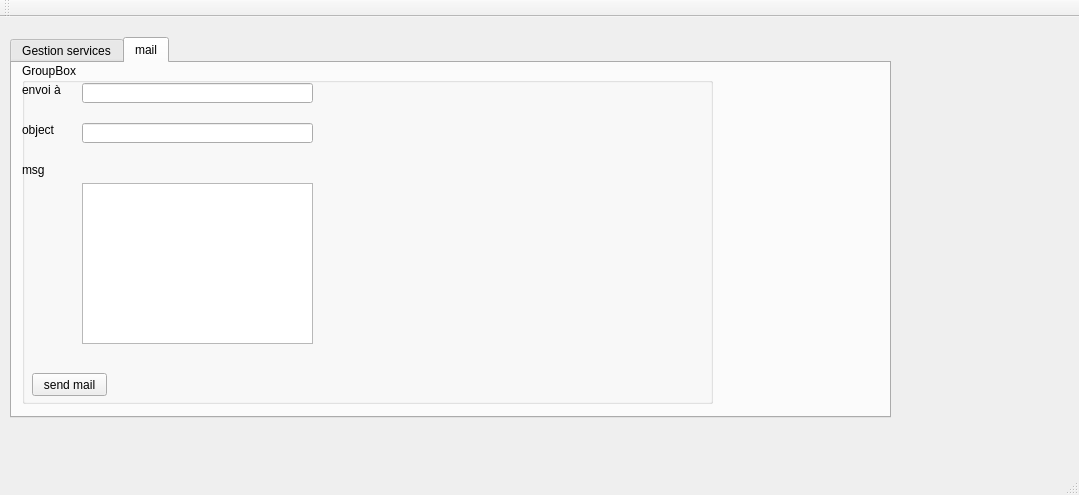
<?xml version="1.0" encoding="UTF-8"?>
<ui version="4.0">
 <class>MainWindow</class>
 <widget class="QMainWindow" name="MainWindow">
  <property name="geometry">
   <rect>
    <x>0</x>
    <y>0</y>
    <width>1079</width>
    <height>495</height>
   </rect>
  </property>
  <property name="windowTitle">
   <string>Gestion des Clients</string>
  </property>
  <widget class="QWidget" name="centralWidget">
   <widget class="QTabWidget" name="tabWidget">
    <property name="geometry">
     <rect>
      <x>10</x>
      <y>20</y>
      <width>881</width>
      <height>381</height>
     </rect>
    </property>
    <property name="currentIndex">
     <number>1</number>
    </property>
    <widget class="QWidget" name="tab">
     <attribute name="title">
      <string>Gestion services</string>
     </attribute>
     <widget class="QGroupBox" name="groupBox">
      <property name="geometry">
       <rect>
        <x>-10</x>
        <y>0</y>
        <width>851</width>
        <height>351</height>
       </rect>
      </property>
      <property name="title">
       <string>GroupBox</string>
      </property>
      <widget class="QTableView" name="tab_s">
       <property name="geometry">
        <rect>
         <x>380</x>
         <y>30</y>
         <width>451</width>
         <height>311</height>
        </rect>
       </property>
      </widget>
      <widget class="QLabel" name="label">
       <property name="geometry">
        <rect>
         <x>20</x>
         <y>60</y>
         <width>71</width>
         <height>31</height>
        </rect>
       </property>
       <property name="text">
        <string>ID_Service</string>
       </property>
      </widget>
      <widget class="QLabel" name="label_2">
       <property name="geometry">
        <rect>
         <x>20</x>
         <y>100</y>
         <width>47</width>
         <height>14</height>
        </rect>
       </property>
       <property name="text">
        <string>Type</string>
       </property>
      </widget>
      <widget class="QLabel" name="label_3">
       <property name="geometry">
        <rect>
         <x>20</x>
         <y>140</y>
         <width>47</width>
         <height>14</height>
        </rect>
       </property>
       <property name="text">
        <string>Etat</string>
       </property>
      </widget>
      <widget class="QLabel" name="label_4">
       <property name="geometry">
        <rect>
         <x>20</x>
         <y>170</y>
         <width>81</width>
         <height>16</height>
        </rect>
       </property>
       <property name="text">
        <string>heure d'ouverture</string>
       </property>
      </widget>
      <widget class="QLineEdit" name="lD">
       <property name="geometry">
        <rect>
         <x>130</x>
         <y>70</y>
         <width>113</width>
         <height>20</height>
        </rect>
       </property>
      </widget>
      <widget class="QComboBox" name="type_s">
       <property name="geometry">
        <rect>
         <x>130</x>
         <y>100</y>
         <width>111</width>
         <height>22</height>
        </rect>
       </property>
      </widget>
      <widget class="QComboBox" name="etat_S">
       <property name="geometry">
        <rect>
         <x>130</x>
         <y>130</y>
         <width>111</width>
         <height>22</height>
        </rect>
       </property>
      </widget>
      <widget class="QTimeEdit" name="heure_s_O">
       <property name="geometry">
        <rect>
         <x>130</x>
         <y>170</y>
         <width>118</width>
         <height>22</height>
        </rect>
       </property>
      </widget>
      <widget class="QTimeEdit" name="heure_S_F">
       <property name="geometry">
        <rect>
         <x>130</x>
         <y>210</y>
         <width>118</width>
         <height>22</height>
        </rect>
       </property>
      </widget>
      <widget class="QLabel" name="label_5">
       <property name="geometry">
        <rect>
         <x>20</x>
         <y>210</y>
         <width>101</width>
         <height>21</height>
        </rect>
       </property>
       <property name="text">
        <string>heure de fermeture</string>
       </property>
      </widget>
      <widget class="QPushButton" name="Ajouter">
       <property name="geometry">
        <rect>
         <x>30</x>
         <y>290</y>
         <width>71</width>
         <height>23</height>
        </rect>
       </property>
       <property name="text">
        <string>Ajouter</string>
       </property>
      </widget>
      <widget class="QPushButton" name="Modifier">
       <property name="geometry">
        <rect>
         <x>120</x>
         <y>290</y>
         <width>71</width>
         <height>23</height>
        </rect>
       </property>
       <property name="text">
        <string>Modifier</string>
       </property>
      </widget>
      <widget class="QPushButton" name="Supprimer">
       <property name="geometry">
        <rect>
         <x>210</x>
         <y>290</y>
         <width>71</width>
         <height>23</height>
        </rect>
       </property>
       <property name="text">
        <string>Supprimer</string>
       </property>
      </widget>
      <widget class="QLineEdit" name="supp">
       <property name="geometry">
        <rect>
         <x>210</x>
         <y>320</y>
         <width>71</width>
         <height>20</height>
        </rect>
       </property>
      </widget>
      <widget class="QPushButton" name="tri">
       <property name="geometry">
        <rect>
         <x>20</x>
         <y>250</y>
         <width>75</width>
         <height>23</height>
        </rect>
       </property>
       <property name="text">
        <string> tri</string>
       </property>
      </widget>
      <widget class="QRadioButton" name="radioButton">
       <property name="geometry">
        <rect>
         <x>100</x>
         <y>250</y>
         <width>71</width>
         <height>18</height>
        </rect>
       </property>
       <property name="text">
        <string>ID Service</string>
       </property>
      </widget>
      <widget class="QRadioButton" name="radioButton_2">
       <property name="geometry">
        <rect>
         <x>180</x>
         <y>250</y>
         <width>51</width>
         <height>18</height>
        </rect>
       </property>
       <property name="text">
        <string>Type</string>
       </property>
      </widget>
      <widget class="QRadioButton" name="radioButton_3">
       <property name="geometry">
        <rect>
         <x>240</x>
         <y>250</y>
         <width>41</width>
         <height>18</height>
        </rect>
       </property>
       <property name="text">
        <string>Etat</string>
       </property>
      </widget>
      <widget class="QRadioButton" name="radioButton_4">
       <property name="geometry">
        <rect>
         <x>290</x>
         <y>250</y>
         <width>41</width>
         <height>18</height>
        </rect>
       </property>
       <property name="text">
        <string>ALL</string>
       </property>
      </widget>
      <widget class="QPushButton" name="Recherche">
       <property name="geometry">
        <rect>
         <x>300</x>
         <y>290</y>
         <width>75</width>
         <height>23</height>
        </rect>
       </property>
       <property name="text">
        <string>Recherche</string>
       </property>
      </widget>
      <widget class="QLineEdit" name="rech">
       <property name="geometry">
        <rect>
         <x>300</x>
         <y>320</y>
         <width>71</width>
         <height>20</height>
        </rect>
       </property>
      </widget>
      <widget class="QPushButton" name="stat">
       <property name="geometry">
        <rect>
         <x>30</x>
         <y>320</y>
         <width>71</width>
         <height>23</height>
        </rect>
       </property>
       <property name="text">
        <string>Statistique</string>
       </property>
      </widget>
      <widget class="QPushButton" name="PDF">
       <property name="geometry">
        <rect>
         <x>120</x>
         <y>320</y>
         <width>71</width>
         <height>23</height>
        </rect>
       </property>
       <property name="text">
        <string>PDF</string>
       </property>
      </widget>
     </widget>
    </widget>
    <widget class="QWidget" name="tab_2">
     <attribute name="title">
      <string>mail</string>
     </attribute>
     <widget class="QGroupBox" name="groupBox_2">
      <property name="geometry">
       <rect>
        <x>10</x>
        <y>0</y>
        <width>691</width>
        <height>341</height>
       </rect>
      </property>
      <property name="title">
       <string>GroupBox</string>
      </property>
      <widget class="QLineEdit" name="envoi">
       <property name="geometry">
        <rect>
         <x>60</x>
         <y>20</y>
         <width>231</width>
         <height>20</height>
        </rect>
       </property>
      </widget>
      <widget class="QLabel" name="label_6">
       <property name="geometry">
        <rect>
         <x>0</x>
         <y>20</y>
         <width>47</width>
         <height>14</height>
        </rect>
       </property>
       <property name="text">
        <string>envoi à</string>
       </property>
      </widget>
      <widget class="QLabel" name="label_7">
       <property name="geometry">
        <rect>
         <x>0</x>
         <y>60</y>
         <width>47</width>
         <height>14</height>
        </rect>
       </property>
       <property name="text">
        <string>object</string>
       </property>
      </widget>
      <widget class="QLineEdit" name="objet">
       <property name="geometry">
        <rect>
         <x>60</x>
         <y>60</y>
         <width>231</width>
         <height>20</height>
        </rect>
       </property>
      </widget>
      <widget class="QLabel" name="label_8">
       <property name="geometry">
        <rect>
         <x>0</x>
         <y>100</y>
         <width>47</width>
         <height>14</height>
        </rect>
       </property>
       <property name="text">
        <string>msg </string>
       </property>
      </widget>
      <widget class="QPushButton" name="sendMail">
       <property name="geometry">
        <rect>
         <x>10</x>
         <y>310</y>
         <width>75</width>
         <height>23</height>
        </rect>
       </property>
       <property name="text">
        <string>send mail</string>
       </property>
      </widget>
      <widget class="QTextEdit" name="textEdit">
       <property name="geometry">
        <rect>
         <x>60</x>
         <y>120</y>
         <width>231</width>
         <height>161</height>
        </rect>
       </property>
      </widget>
     </widget>
    </widget>
   </widget>
  </widget>
  <widget class="QMenuBar" name="menuBar">
   <property name="geometry">
    <rect>
     <x>0</x>
     <y>0</y>
     <width>1079</width>
     <height>22</height>
    </rect>
   </property>
  </widget>
  <widget class="QToolBar" name="mainToolBar">
   <attribute name="toolBarArea">
    <enum>TopToolBarArea</enum>
   </attribute>
   <attribute name="toolBarBreak">
    <bool>false</bool>
   </attribute>
  </widget>
  <widget class="QStatusBar" name="statusBar"/>
 </widget>
 <layoutdefault spacing="6" margin="11"/>
 <resources/>
 <connections/>
</ui>
